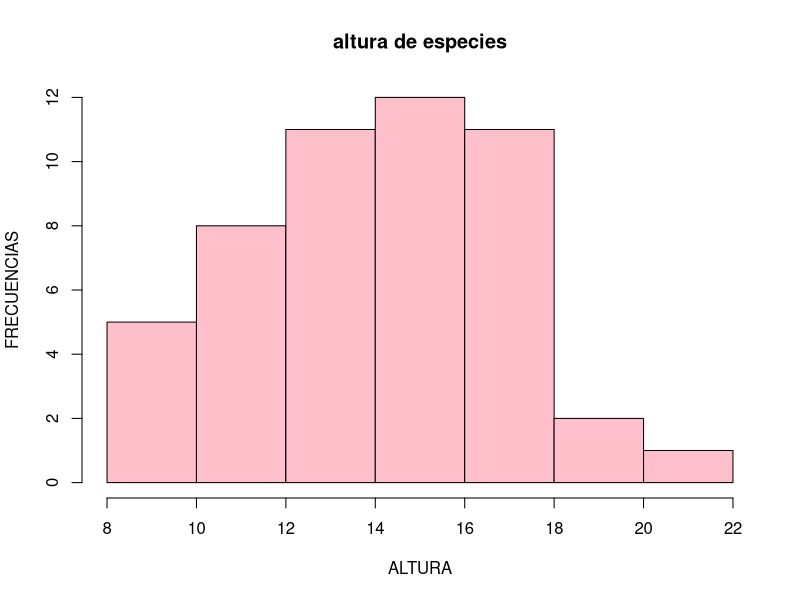
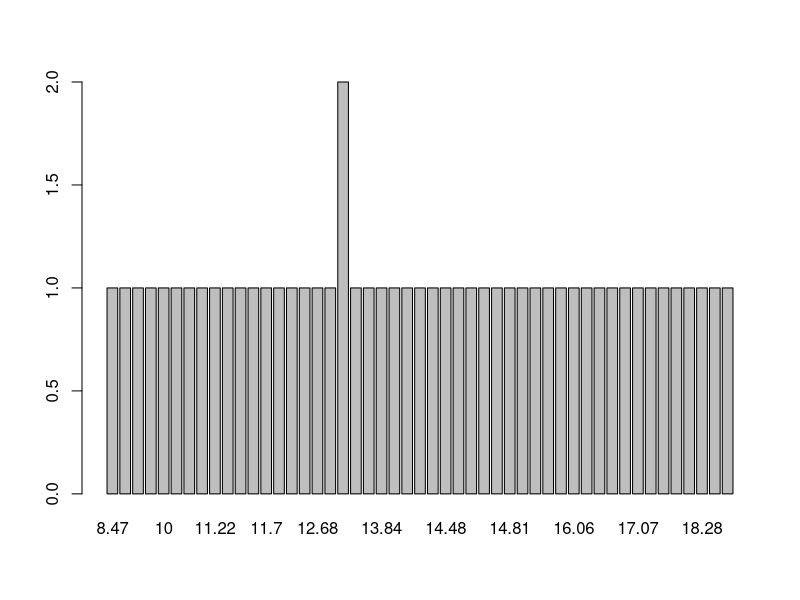

These charts were generated, in order, by the following R code: (Note: this script raises an error after producing the figures.)
#Andrea Gzz
#02/03/23

conjuntos <- read.csv("scripts/tarea2_excel.csv")


#MEDIA DE ALTURA
mean(conjuntos$ALTURA)
H.media <- subset(conjuntos, conjuntos$ALTURA <= 13.92)
H.16 <- subset(conjuntos, conjuntos$ALTURA < 16.5)

#VECINOS
Vecinos_3 <- subset(conjuntos, conjuntos$VECINOS >=3)
Vecinos_4 <- subset(conjuntos, conjuntos$VECINOS <=4)

#DIAMETRO
mean(conjuntos$DIAMETRO)
DBH_media <-subset(conjuntos, conjuntos$DIAMETRO <15.79)
DBH_16 <-subset(conjuntos, conjuntos$DIAMETRO <16)

#ESPECIE
conjuntos$ESPECIE <- as.factor(conjuntos$ESPECIE)
cedro <-subset(conjuntos, conjuntos$DIAMETRO == "C")
THyDV <-subset(conjuntos, conjuntos$DIAMETRO == "F")

#OBSERVACIONES
sum(conjuntos$DIAMETRO >16.9)
sum(conjuntos$ALTURA <18.5)

#HISTOGRAMAS
head(conjuntos$ALTURA)
hist(conjuntos$ALTURA,
     main="altura de especies",
     xlab = "ALTURA",
     ylab = "FRECUENCIAS",
     col = "pink")

feeds <- table(conjuntos$ALTURA)
feeds
barplot(feeds)

hist(H.media$Altura)
hist(H.16$ALTURA)

#VECINOS
hist(conjuntos$VECINOS,
     main="DIAMETRO",
     col="pink")

hist(Vecinos_3$VECINOS)
hist(Vecinos_4$VECINOS)

#DIAMETRO
hist(DBH_16$DIAMETRO,
     main = "DIAMETRO",
     col = "purple")

hist(DBH_16$DIAMETRO)
hist(DBH_media$DIAMETRO)

#ALTURA
mean(conjuntos$ALTURA)
sd(conjuntos$ALTURA)

mean(H.media$ALTURA)
sd(H.media$Altura)

mean(H.16$ALTURA)
sd(H.16$ALTURA)

mean(conjuntos$VECINOS)
sd(conjuntos$VECINOS)

mean(Vecinos_3$VECINOS)
sd(Vecinos_3$VECINOS)

mean(Vecinos_4$VECINOS)
sd(Vecinos_4$VECINOS)

mean(conjuntos$DIAMETRO)
sd(conjuntos$DIAMETRO)

mean(DBH_16$DIAMETRO)
sd(DBH_16$DIAMETRO)

mean(DBH_media$DIAMETRO)
sd(DBH_media$DIAMETRO)





